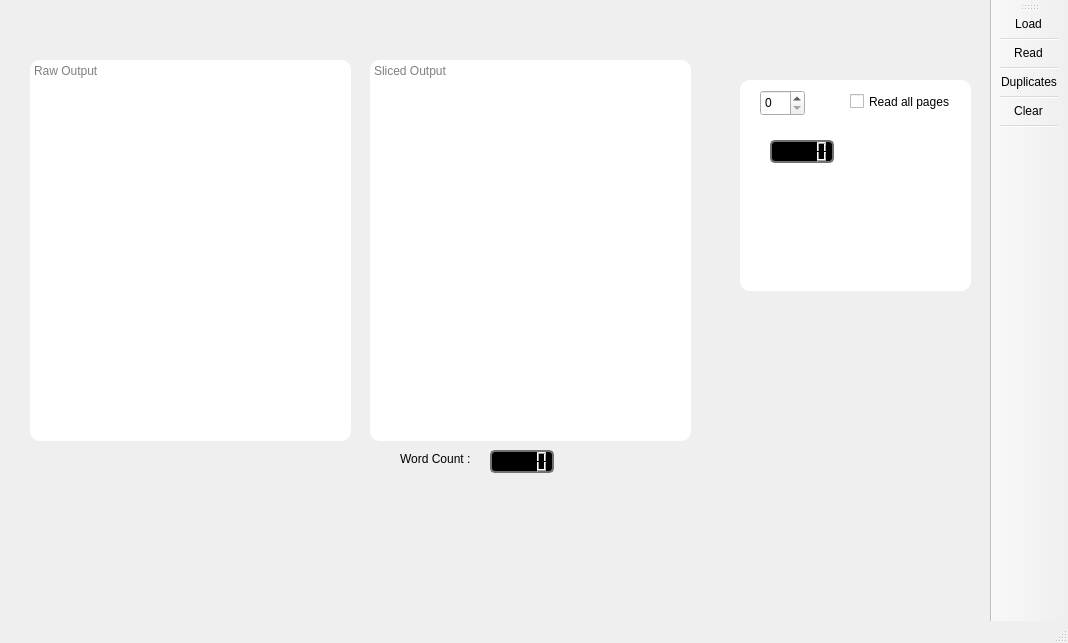
<?xml version="1.0" encoding="UTF-8"?>
<ui version="4.0">
 <class>MainWindow</class>
 <widget class="QMainWindow" name="MainWindow">
  <property name="geometry">
   <rect>
    <x>0</x>
    <y>0</y>
    <width>1068</width>
    <height>643</height>
   </rect>
  </property>
  <property name="windowTitle">
   <string>MainWindow</string>
  </property>
  <widget class="QWidget" name="centralwidget">
   <widget class="QPlainTextEdit" name="plainTextEdit">
    <property name="geometry">
     <rect>
      <x>30</x>
      <y>60</y>
      <width>321</width>
      <height>381</height>
     </rect>
    </property>
    <property name="styleSheet">
     <string notr="true"> border-radius:10px; background-color: palette(base);</string>
    </property>
    <property name="frameShape">
     <enum>QFrame::NoFrame</enum>
    </property>
    <property name="frameShadow">
     <enum>QFrame::Plain</enum>
    </property>
    <property name="lineWidth">
     <number>1</number>
    </property>
    <property name="placeholderText">
     <string>Raw Output</string>
    </property>
   </widget>
   <widget class="QPlainTextEdit" name="splitter">
    <property name="geometry">
     <rect>
      <x>370</x>
      <y>60</y>
      <width>321</width>
      <height>381</height>
     </rect>
    </property>
    <property name="styleSheet">
     <string notr="true"> border-radius:10px; background-color: palette(base);</string>
    </property>
    <property name="frameShape">
     <enum>QFrame::WinPanel</enum>
    </property>
    <property name="frameShadow">
     <enum>QFrame::Raised</enum>
    </property>
    <property name="lineWidth">
     <number>1</number>
    </property>
    <property name="placeholderText">
     <string>Sliced Output</string>
    </property>
   </widget>
   <widget class="QFrame" name="frame">
    <property name="geometry">
     <rect>
      <x>740</x>
      <y>80</y>
      <width>231</width>
      <height>211</height>
     </rect>
    </property>
    <property name="styleSheet">
     <string notr="true">QFrame {border-radius: 10px; background-color: palette(base);}</string>
    </property>
    <property name="frameShape">
     <enum>QFrame::WinPanel</enum>
    </property>
    <property name="frameShadow">
     <enum>QFrame::Raised</enum>
    </property>
    <widget class="QCheckBox" name="checkBox">
     <property name="geometry">
      <rect>
       <x>110</x>
       <y>10</y>
       <width>121</width>
       <height>23</height>
      </rect>
     </property>
     <property name="text">
      <string>Read all pages</string>
     </property>
    </widget>
    <widget class="QSpinBox" name="spinBox">
     <property name="geometry">
      <rect>
       <x>20</x>
       <y>10</y>
       <width>45</width>
       <height>26</height>
      </rect>
     </property>
    </widget>
    <widget class="QLCDNumber" name="pgcount">
     <property name="geometry">
      <rect>
       <x>30</x>
       <y>60</y>
       <width>64</width>
       <height>23</height>
      </rect>
     </property>
     <property name="styleSheet">
      <string notr="true">QLCDNumber{
  background-color: rgb(0, 0, 0);
  border: 2px solid rgb(113, 113, 113);
  border-width: 2px;
  border-radius: 5px;
  color: rgb(255, 255, 255);
}</string>
     </property>
    </widget>
   </widget>
   <widget class="QLCDNumber" name="counts">
    <property name="geometry">
     <rect>
      <x>490</x>
      <y>450</y>
      <width>64</width>
      <height>23</height>
     </rect>
    </property>
    <property name="whatsThis">
     <string/>
    </property>
    <property name="styleSheet">
     <string notr="true">QLCDNumber{
  background-color: rgb(0, 0, 0);
  border: 2px solid rgb(113, 113, 113);
  border-width: 2px;
  border-radius: 5px;
  color: rgb(255, 255, 255);
}</string>
    </property>
   </widget>
   <widget class="QLabel" name="label">
    <property name="geometry">
     <rect>
      <x>400</x>
      <y>450</y>
      <width>81</width>
      <height>17</height>
     </rect>
    </property>
    <property name="text">
     <string>Word Count :</string>
    </property>
   </widget>
  </widget>
  <widget class="QStatusBar" name="statusbar"/>
  <widget class="QToolBar" name="toolBar">
   <property name="windowTitle">
    <string>toolBar</string>
   </property>
   <property name="iconSize">
    <size>
     <width>50</width>
     <height>50</height>
    </size>
   </property>
   <attribute name="toolBarArea">
    <enum>RightToolBarArea</enum>
   </attribute>
   <attribute name="toolBarBreak">
    <bool>false</bool>
   </attribute>
   <addaction name="actionLoad"/>
   <addaction name="separator"/>
   <addaction name="actionRead"/>
   <addaction name="separator"/>
   <addaction name="actionDuplicates"/>
   <addaction name="separator"/>
   <addaction name="actionClear"/>
   <addaction name="separator"/>
  </widget>
  <widget class="QMenuBar" name="menubar">
   <property name="geometry">
    <rect>
     <x>0</x>
     <y>0</y>
     <width>1068</width>
     <height>22</height>
    </rect>
   </property>
  </widget>
  <action name="actionLoad">
   <property name="icon">
    <iconset resource="qtr.qrc">
     <normaloff>:/icons/pdf2.png</normaloff>:/icons/pdf2.png</iconset>
   </property>
   <property name="text">
    <string>Load</string>
   </property>
   <property name="toolTip">
    <string>load a pdf file</string>
   </property>
  </action>
  <action name="actionRead">
   <property name="icon">
    <iconset>
     <normaloff>:/icons/text.png</normaloff>
     <normalon>:/icons/text2.png</normalon>:/icons/text.png</iconset>
   </property>
   <property name="text">
    <string>Read</string>
   </property>
   <property name="toolTip">
    <string>Extract text</string>
   </property>
  </action>
  <action name="actionDuplicates">
   <property name="icon">
    <iconset resource="qtr.qrc">
     <normaloff>:/icons/remove.png</normaloff>:/icons/remove.png</iconset>
   </property>
   <property name="text">
    <string>Duplicates</string>
   </property>
   <property name="toolTip">
    <string>Remove Duplicates</string>
   </property>
  </action>
  <action name="actionClear">
   <property name="icon">
    <iconset resource="qtr.qrc">
     <normaloff>:/icons/clear.png</normaloff>:/icons/clear.png</iconset>
   </property>
   <property name="text">
    <string>Clear</string>
   </property>
   <property name="toolTip">
    <string>Reset and clear</string>
   </property>
  </action>
  <action name="actionSave">
   <property name="icon">
    <iconset resource="qtr.qrc">
     <normaloff>:/icons/raw.png</normaloff>:/icons/raw.png</iconset>
   </property>
   <property name="text">
    <string>Save</string>
   </property>
   <property name="toolTip">
    <string>Save As</string>
   </property>
  </action>
  <action name="actionSave_Sliced_Output">
   <property name="icon">
    <iconset resource="qtr.qrc">
     <normaloff>:/icons/saveas.png</normaloff>:/icons/saveas.png</iconset>
   </property>
   <property name="text">
    <string>Save Sliced Output</string>
   </property>
  </action>
 </widget>
 <resources>
  <include location="qtr.qrc"/>
 </resources>
 <connections/>
</ui>
